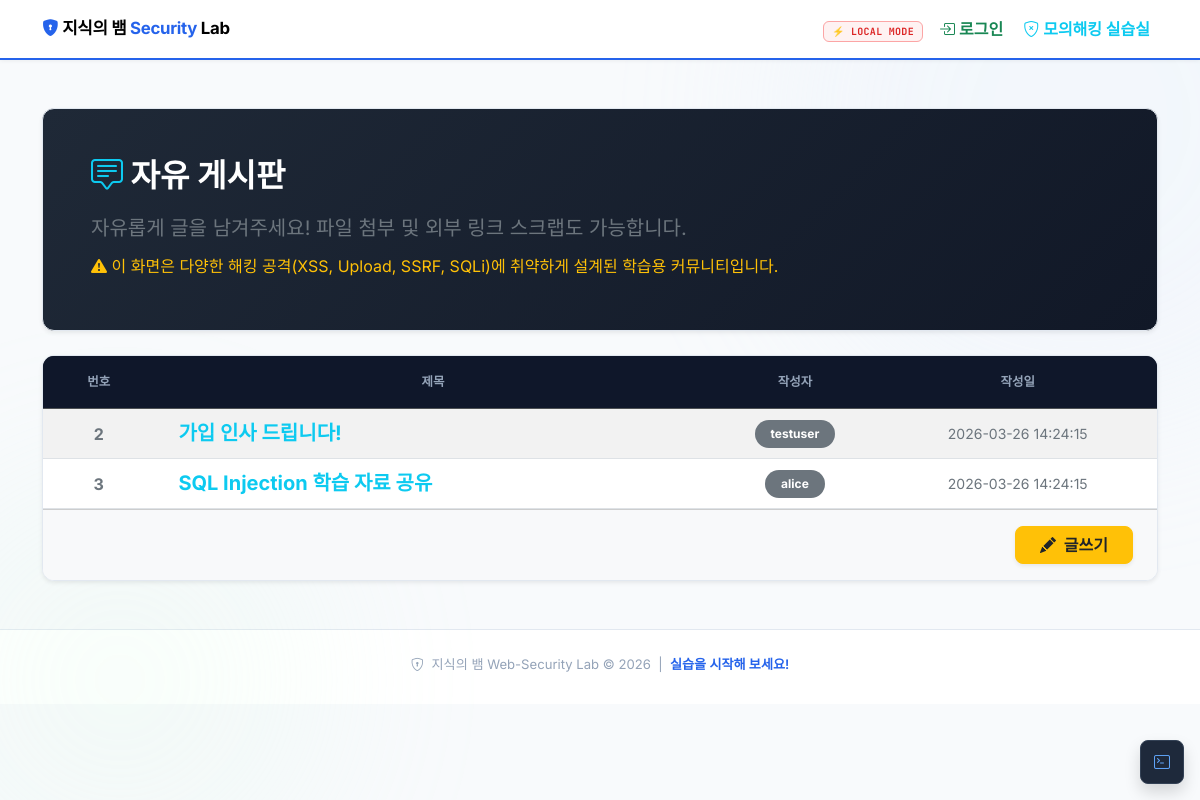
The page / on the database its author committed.
### tables this page shows
CREATE TABLE posts (
    id          INTEGER PRIMARY KEY AUTOINCREMENT,
    title       TEXT NOT NULL,
    content     TEXT NOT NULL,
    author_id   INTEGER NOT NULL,
    author      TEXT NOT NULL,
    views       INTEGER DEFAULT 0,
    is_notice   INTEGER DEFAULT 0,
    created_at  TIMESTAMP DEFAULT CURRENT_TIMESTAMP,
    updated_at  TIMESTAMP DEFAULT CURRENT_TIMESTAMP,
    FOREIGN KEY (author_id) REFERENCES users(id)
);

### app/routes/board.py (the view)
@bp.route('/')
def index():
    conn    = get_db_connection()
    notices = conn.execute('SELECT * FROM posts WHERE is_notice=1 ORDER BY created_at DESC').fetchall()
    page    = max(1, request.args.get('page', 1, type=int))
    search  = request.args.get('q', '').strip()
    per     = 10
    if search:
        total = conn.execute("SELECT COUNT(*) FROM posts WHERE is_notice=0 AND (title LIKE ? OR content LIKE ?)",
                             (f'%{search}%', f'%{search}%')).fetchone()[0]
        posts = conn.execute(
            "SELECT * FROM posts WHERE is_notice=0 AND (title LIKE ? OR content LIKE ?) "
            "ORDER BY created_at DESC LIMIT ? OFFSET ?",
            (f'%{search}%', f'%{search}%', per, (page-1)*per)).fetchall()
    else:
        total = conn.execute("SELECT COUNT(*) FROM posts WHERE is_notice=0").fetchone()[0]
        posts = conn.execute(
            "SELECT * FROM posts WHERE is_notice=0 ORDER BY created_at DESC LIMIT ? OFFSET ?",
            (per, (page-1)*per)).fetchall()
    conn.close()
    total_pages = max(1, (total + per - 1) // per)
    resp = make_response(render_template('index.html',
                                         posts=posts,
                                         notices=notices,
                                         page=page,
                                         total_pages=total_pages,
                                         search=search))
    if 'role' not in request.cookies:
        resp.set_cookie('role', 'user')
    return resp

### app/database.py (called while the page is built)
def get_db_connection():
    conn = sqlite3.connect(DB_PATH)
    conn.row_factory = sqlite3.Row
    return conn

### templates/index.html (shortened to what this page needs)
{% extends 'base.html' %}
{% block content %}
<div class="row mb-4">
    <div class="col-md-12">
        <div class="card bg-dark text-white shadow-sm border-0 rounded-4 overflow-hidden" style="background: linear-gradient(135deg, #1f2937, #111827);">
            <div class="card-body p-5">
                <h2 class="fw-bold mb-3"><i class="bi bi-chat-square-text text-info"></i> 자유 게시판</h2>
                <p class="mb-0 text-secondary fs-5">
                    자유롭게 글을 남겨주세요! 파일 첨부 및 외부 링크 스크랩도 가능합니다.<br>
                    <span class="text-warning fs-6 mt-2 d-inline-block"><i class="bi bi-exclamation-triangle-fill"></i> 이 화면은 다양한 해킹 공격(XSS, Upload, SSRF, SQLi)에 취약하게 설계된 학습용 커뮤니티입니다.</span>
                </p>
            </div>
        </div>
    </div>
</div>
<div class="card shadow-sm border-0 rounded-4 overflow-hidden">
    <div class="card-body p-0">
        <div class="table-responsive">
            <table class="table table-hover table-striped mb-0 text-center align-middle">
                <thead class="table-dark">
                    <tr>
                        <th width="10%" class="py-3">번호</th>
                        <th width="50%" class="py-3">제목</th>
                        <th width="15%" class="py-3">작성자</th>
                        <th width="25%" class="py-3">작성일</th>
                    </tr>
                </thead>
                <tbody>
                    {% for post in posts %}
                    <tr>
                        <td class="text-secondary fw-bold">{{ post.id }}</td>
                        <td class="text-start ps-4">
                            <a href="/post/{{ post.id }}" class="text-decoration-none fw-bold fs-5 text-info">
                                {{ post.title | safe }}
                            </a>
                        </td>
                        <td><span class="badge bg-secondary px-3 py-2 rounded-pill">{{ post.author }}</span></td>
                        <td class="text-secondary small">{{ post.created_at }}</td>
                    </tr>
                    {% else %}
                    <tr>
                        <td colspan="4" class="py-5 text-muted">등록된 게시글이 없습니다.</td>
                    </tr>
                    {% endfor %}
                </tbody>
            </table>
        </div>
    </div>
    <div class="card-footer bg-body-tertiary d-flex justify-content-end py-3 px-4">
        <a href="/post/write" class="btn btn-warning fw-bold px-4 rounded-pill shadow-sm text-dark"><i class="bi bi-pencil-fill me-1"></i> 글쓰기</a>
    </div>
</div>
{% endblock %}

### static/style.css (style rules this page uses)
:root { --c-bg: #f8fafc; --c-card: #ffffff; --c-muted: #f1f5f9; --c-border: #e2e8f0; --c-text: #1e293b; --c-sub: #64748b; --c-blue: #2563eb; --c-green: #16a34a; --c-red: #dc2626; --c-orange: #ea580c; --c-yellow: #b45309; --c-cyan: #0891b2; --c-purple: #7c3aed; --shadow-sm: 0 1px 4px rgba(0,0,0,.06); --shadow-md: 0 4px 14px rgba(0,0,0,.08); --shadow-lg: 0 10px 30px rgba(0,0,0,.10); --r: 12px; }
body { font-family: 'Inter', system-ui, sans-serif; background: var(--c-bg); color: var(--c-text); line-height: 1.65; }
.card { border: 1px solid var(--c-border) !important; border-radius: var(--r) !important; box-shadow: var(--shadow-md); background: var(--c-card); }
.table-dark { background: #1e293b; border-radius: 8px; overflow: hidden; }
.table-dark th { background: #0f172a; color: #94a3b8; font-size: .78rem; }
.btn { border-radius: 8px !important; font-weight: 500; }

### rows shown on the page
posts: id "2", title "가입 인사 드립니다!", author "testuser", created_at "2026-03-26 14:24:15"
posts: id "3", title "SQL Injection 학습 자료 공유", author "alice", created_at "2026-03-26 14:24:15"
